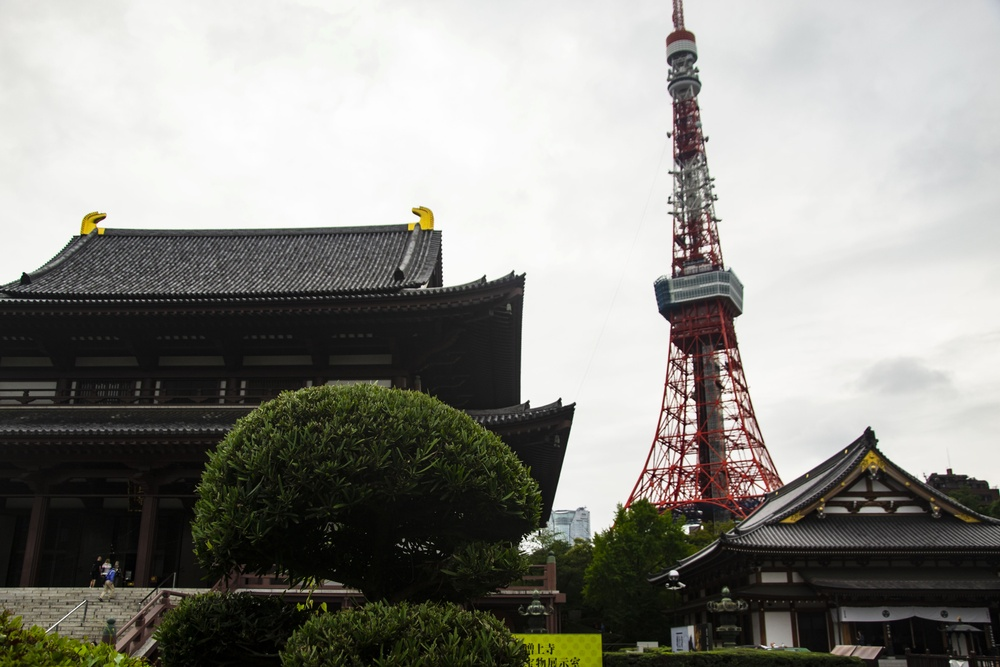
#> input picture ReadImageFromFile/tokyo.jpg, 1000 x 667 px, shrunk from 4608 x 3072 before the run, found by its file name
$ python userdraw.py
#> lines starting #> are read from the running program, lines starting #| are printed output that depends on the picture; after the words box and inside, x2 and y2 are one past the last pixel; in counts of white or black regions, pixels touching at a corner belong together
# Source from Alexey Spizhevoy and Aleksandr Rybnikov OpenCV 3 Computer Vision with Python Cookbook

import argparse
import cv2
import random
import numpy as np

# Create an object for parsing argument from command line
parser = argparse.ArgumentParser()

# Defines the argument --image and -i for setting image path. Default is
# tokyo.jpg which is included in this repository
parser.add_argument('--path', '-p', default='../res/tokyo.jpg', help='Image path.')
params = parser.parse_args()

# Read image from path in a NumPy array
image = cv2.imread(params.path)
#> image is the input picture: shape (667, 1000, 3); mean B, G, R 134.6, 139.8, 140.5

# Check wether the image was successfully loaded
assert image is not None

# Create window
cv2.namedWindow("Tokyo")

# Get image width and height
width, height = image.shape[1], image.shape[0]
#> width = 1000; height = 667

# Copy the image to show
img_show = np.copy(image)

# Function to get random points
def rand_pt():
    return (random.randrange(width), random.randrange(height))

# Drawing loop
# Flag for finished program
finish = False

while not finish:
    # Show the image
    cv2.imshow("Tokyo", img_show)

    # Get user input key
    key = cv2.waitKey(0)
#> (key e is pressed here)

    # P is for drawing points
    if key == ord('p'):
        for pt in [rand_pt() for _ in range(10)]:
            cv2.circle(img_show, pt, 3, (255, 0, 0), -1)

    # L is for drawing lines
    elif key == ord('l'):
        cv2.line(img_show, rand_pt(), rand_pt(), (0, 255, 0), 3)

    # R is for drawing rectangles
    elif key == ord('r'):
        cv2.rectangle(img_show, rand_pt(), rand_pt(), (0, 0, 255), 3)

    # E is for drawing ellipses
    elif key == ord('e'):
        cv2.ellipse(img_show, rand_pt(), rand_pt(), random.randrange(360), 0, 360, (255, 255, 0), 3)
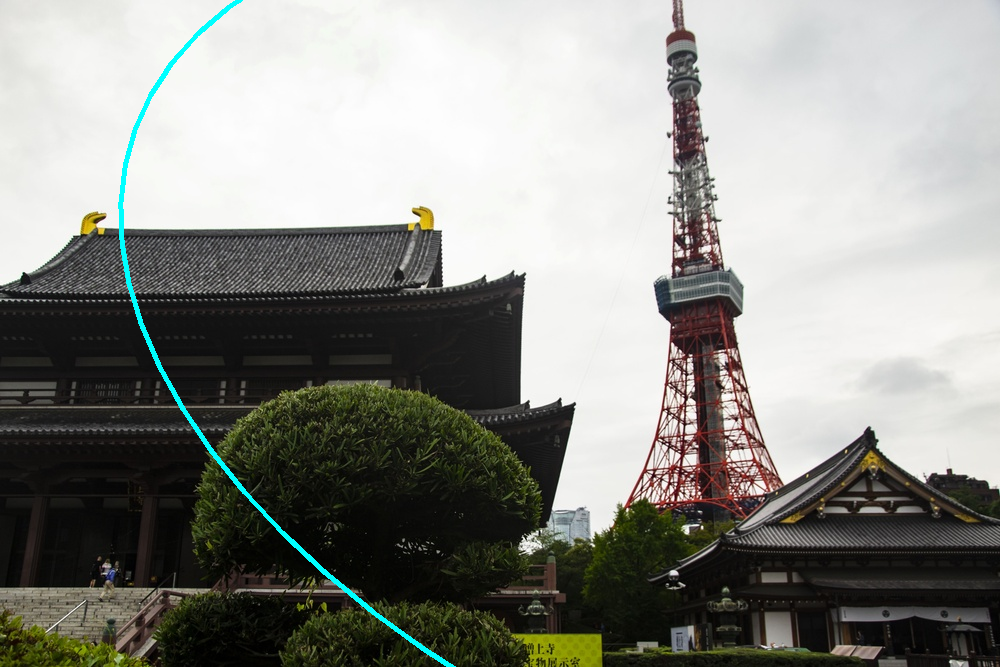
#> img_show: shape (667, 1000, 3); 0.62% of pixels changed, all inside (x1, y1, x2, y2) = (118, 0, 456, 667)

    # T is for drawing text
    elif key == ord('t'):
        cv2.putText(img_show, 'OpenCV', rand_pt(), cv2.FONT_HERSHEY_SIMPLEX, 1, (0, 0, 0), 3)

    # C is for clear image
    elif key == ord('c'):
        img_show = np.copy(image)

    # ESC for exit
    elif key == 27:
        finish = True
